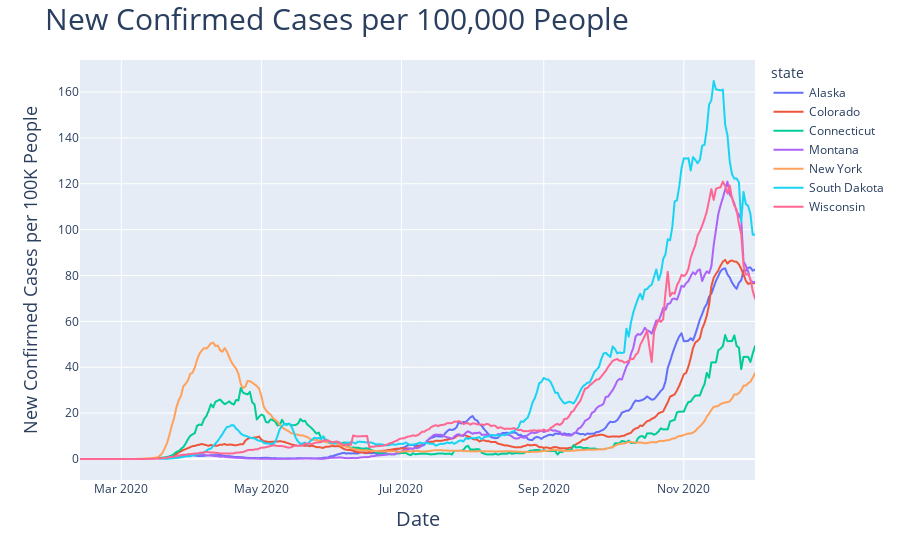

The code cell stored with this chart in its notebook:
### Markdown cell above
All values shown the graphs and tables below are 7-day rolling averages.

A selection of states are shown in the graphs below.
You can click on State names in the Legend to hide and then show again various states.
You can also click and drag a rectangle on the graph to zoom in on a particular region.

### Code cell
df_state_subset = df_results.query('state in @states')
fig = px.line(df_state_subset, x="date", y="new_cases_p_100k_avg", color='state')
fig.update_layout(
    yaxis_title_text = 'New Confirmed Cases per 100K People',
    yaxis_title_font_size = 18,
    xaxis_title_text = 'Date',
    xaxis_title_font_size = 20,
    title_text = 'New Confirmed Cases per 100,000 People',
    title_font_size = 30,
)
fig.show()

### Figure 1 — Plotly figure (JSON) as saved in the notebook; plotly's stock layout.template omitted (floating-point values rounded to 4 significant figures; data arrays with more than 128 entries replaced by an {"elided": "..."} marker saying what was removed)
{"data": [{"hovertemplate": "state=Alaska<br>date=%{x}<br>new_cases_p_100k_avg=%{y}<extra></extra>", "legendgroup": "Alaska", "line": {"color": "#636efa", "dash": "solid"}, "mode": "lines", "name": "Alaska", "showlegend": true, "type": "scattergl", "x": {"elided": "259 str values"}, "xaxis": "x", "y": {"elided": "259 float values"}, "yaxis": "y"}, {"hovertemplate": "state=Colorado<br>date=%{x}<br>new_cases_p_100k_avg=%{y}<extra></extra>", "legendgroup": "Colorado", "line": {"color": "#EF553B", "dash": "solid"}, "mode": "lines", "name": "Colorado", "showlegend": true, "type": "scattergl", "x": {"elided": "266 str values"}, "xaxis": "x", "y": {"elided": "266 float values"}, "yaxis": "y"}, {"hovertemplate": "state=Connecticut<br>date=%{x}<br>new_cases_p_100k_avg=%{y}<extra></extra>", "legendgroup": "Connecticut", "line": {"color": "#00cc96", "dash": "solid"}, "mode": "lines", "name": "Connecticut", "showlegend": true, "type": "scattergl", "x": {"elided": "263 str values"}, "xaxis": "x", "y": {"elided": "263 float values"}, "yaxis": "y"}, {"hovertemplate": "state=Montana<br>date=%{x}<br>new_cases_p_100k_avg=%{y}<extra></extra>", "legendgroup": "Montana", "line": {"color": "#ab63fa", "dash": "solid"}, "mode": "lines", "name": "Montana", "showlegend": true, "type": "scattergl", "x": {"elided": "258 str values"}, "xaxis": "x", "y": {"elided": "258 float values"}, "yaxis": "y"}, {"hovertemplate": "state=New York<br>date=%{x}<br>new_cases_p_100k_avg=%{y}<extra></extra>", "legendgroup": "New York", "line": {"color": "#FFA15A", "dash": "solid"}, "mode": "lines", "name": "New York", "showlegend": true, "type": "scattergl", "x": {"elided": "270 str values"}, "xaxis": "x", "y": {"elided": "270 float values"}, "yaxis": "y"}, {"hovertemplate": "state=South Dakota<br>date=%{x}<br>new_cases_p_100k_avg=%{y}<extra></extra>", "legendgroup": "South Dakota", "line": {"color": "#19d3f3", "dash": "solid"}, "mode": "lines", "name": "South Dakota", "showlegend": true, "type": "scattergl", "x": {"elided": "261 str values"}, "xaxis": "x", "y": {"elided": "261 float values"}, "yaxis": "y"}, {"hovertemplate": "state=Wisconsin<br>date=%{x}<br>new_cases_p_100k_avg=%{y}<extra></extra>", "legendgroup": "Wisconsin", "line": {"color": "#FF6692", "dash": "solid"}, "mode": "lines", "name": "Wisconsin", "showlegend": true, "type": "scattergl", "x": {"elided": "295 str values"}, "xaxis": "x", "y": {"elided": "295 float values"}, "yaxis": "y"}], "layout": {"legend": {"title": {"text": "state"}, "tracegroupgap": 0}, "margin": {"t": 60}, "title": {"font": {"size": 30}, "text": "New Confirmed Cases per 100,000 People"}, "xaxis": {"anchor": "y", "domain": [0, 1], "title": {"font": {"size": 20}, "text": "Date"}}, "yaxis": {"anchor": "x", "domain": [0, 1], "title": {"font": {"size": 18}, "text": "New Confirmed Cases per 100K People"}}}}
